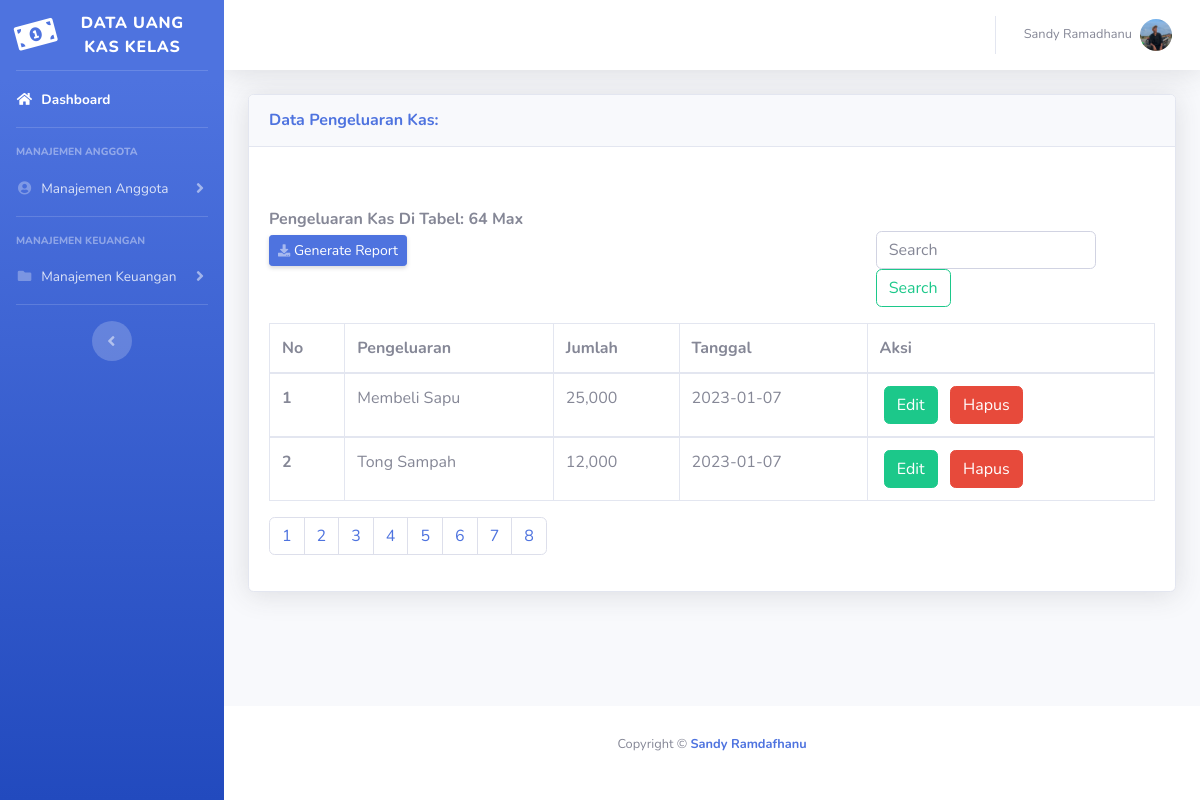
Page /daftar_out.php (signed in) on the committed database.
### tables this page shows
CREATE TABLE `keluar` (
  `id` int(25) NOT NULL,
  `nama` varchar(120) NOT NULL,
  `jumlah` varchar(200) NOT NULL,
  `tanggal` varchar(200) NOT NULL
);

### daftar_out.php (the view, shortened to what this page needs)
<?php
include 'config/koneksi.php';
 ?>
<!DOCTYPE html>
<html lang="en">
<head>
  <link href="vendor/fontawesome-free/css/all.min.css" rel="stylesheet" type="text/css">
  <link href="css/sb-admin-2.min.css" rel="stylesheet">
</head>
<body id="page-top">
  <div id="wrapper">
    <ul class="navbar-nav bg-gradient-primary sidebar sidebar-dark accordion" id="accordionSidebar">
      <a class="sidebar-brand d-flex align-items-center justify-content-center" href="index.php">
        <div class="sidebar-brand-icon rotate-n-15">
          <i class="fas fa-money-bill-alt"></i>
        </div>
        <div class="sidebar-brand-text mx-3">Data Uang Kas Kelas</div>
      </a>
      <hr class="sidebar-divider my-0">
      <li class="nav-item active">
        <a class="nav-link" href="index.php">
          <i class="fas fa-fw fa-home"></i>
          <span>Dashboard</span></a>
      </li>
      <hr class="sidebar-divider">
      <div class="sidebar-heading">
        Manajemen Anggota
      </div>
      <li class="nav-item">
        <a class="nav-link collapsed" href="#" data-toggle="collapse" data-target="#collapseTwo" aria-expanded="true" aria-controls="collapseTwo">
          <i class="fas fa-fw fa-user-circle"></i>
          <span>Manajemen Anggota</span>
        </a>
      </li>
      <hr class="sidebar-divider">
      <div class="sidebar-heading">
        Manajemen Keuangan
      </div>
      <li class="nav-item">
        <a class="nav-link collapsed" href="#" data-toggle="collapse" data-target="#collapseUtilities" aria-expanded="true" aria-controls="collapseUtilities">
          <i class="fas fa-fw fa-folder"></i>
          <span>Manajemen Keuangan</span>
        </a>
      </li>
      <hr class="sidebar-divider d-none d-md-block">
      <div class="text-center d-none d-md-inline">
        <button class="rounded-circle border-0" id="sidebarToggle"></button>
      </div>
    </ul>
    <div id="content-wrapper" class="d-flex flex-column">
      <div id="content">
        <nav class="navbar navbar-expand navbar-light bg-white topbar mb-4 static-top shadow">
          <ul class="navbar-nav ml-auto">
            <?php
          $pass = $_SESSION['password'];
          $sss = mysqli_query($conn, "select * from admin where password = '$pass'");
          $rrr = mysqli_fetch_array($sss);
          if($sss){
             ?>
            <li class="nav-item dropdown no-arrow">
              <a class="nav-link dropdown-toggle" href="#" id="userDropdown" role="button" data-toggle="dropdown" aria-haspopup="true" aria-expanded="false">
                <span class="mr-2 d-none d-lg-inline text-gray-600 small"><?php echo $rrr['nama']; ?></span>
                <img class="img-profile rounded-circle" src="img/<?php echo $rrr['foto']; ?>" alt="profile">
              </a>
            </li>
            <?php
}
             ?>
          </ul>
        </nav>
        <div class="container-fluid">
          <div class="card shadow mb-4">
            <div class="card-header py-3 d-flex flex-row align-items-center justify-content-between">
<h6 class="m-0 font-weight-bold text-primary">Data Pengeluaran Kas:</h6>
            </div>
            <div class="card-body">
              <?php
              $hal= 8;
              $page = (isset($_GET['page'])) ? (int)$_GET['page'] : 1;
              $start = ($page - 1) * $hal;
              $kap = $hal * $hal;
               ?>
               <div class="row mt-3">
               <div class="col-md-8  mt-4">
       <h7 class="m-0 font-weight-bold">Pengeluaran Kas Di Tabel: <?php echo $kap." Max"; ?></h7><br>
       <a href="export_keluar.php" class="d-none d-sm-inline-block btn btn-sm btn-primary shadow-sm mt-1"><i class="fas fa-download fa-sm text-white-50"></i> Generate Report</a>
               </div>
               <div class="col-md-4 mt-5 ">
                 <form class="form-inline my-2 my-lg-0" action="cari_keluar.php" method="get" name='cari'>
                       <input class="form-control mr-sm-2" type="search" placeholder="Search" aria-label="Search" name='cari'  required>
                       <button class="btn btn-outline-success my-2 my-sm-0" type="submit">Search</button>
                     </form>
               </div>
               </div>
               <div class="table-responsive service">
               <table class="table table-bordered table-hover  mt-3 text-nowrap css-serial">
               <thead>
                 <tr>
                   <th scope="col">No</th>
                   <th scope="col">Pengeluaran</th>
                   <th scope="col">Jumlah</th>
                   <th scope="col">Tanggal</th>
                   <th scope="col">Aksi</th>
                  </tr>
               </thead>
               <?php
               if(isset($_GET['cari'])){
                $cari=mysqli_real_escape_string($conn, $_GET['cari']);
                $brg=mysqli_query($conn, "select * from keluar where id like '%".$cari."%' or nama like '%".$cari."%'");
             if(mysqli_num_rows($brg) > 0){
                     echo "<div class='col-md-10 col-sm-12 col-xs-12 ml-5'>";
                     echo "<div class='alert alert-primary mt-4 ml-5' role='alert'>";
                     echo "<p><center>Data Yang Anda Cari  Ditemukan</center></p>";
                     echo   "</div>";
                     echo "</div>";
             }else{
                   echo "<div class='col-md-10 col-sm-12 col-xs-12 ml-5'>";
                   echo "<div class='alert alert-danger mt-4 ml-5' role='alert'>";
                   echo "<p><center>$cari Yang Anda Cari Tidak Ditemukan</center></p>";
                   echo   "</div>";
                   echo "</div>";
             }
              }else{
                $brg=mysqli_query($conn, "select * from keluar limit $start, $hal");
              }
             if(mysqli_num_rows($brg)){
                  while($row = mysqli_fetch_array($brg)){
                  ?>
               <tbody>
                 <tr>
                   <th scope="row"><?php echo $row['id'] ?></th>
                   <td><?php echo $row['nama'] ?></td>
                   <td><?php echo number_format($row['jumlah']) ?></td>
                   <td><?php echo $row['tanggal'] ?></td>
                   <td>&nbsp;<a href="edit_keluar.php?id=<?php echo $row['id']; ?>"><button type="button" class="btn btn-success">Edit</button></a> &nbsp; <a href="hapus_keluar.php?id=<?php echo $row['id']; ?>"><button type="button" class="btn btn-danger">Hapus</button></a> &nbsp;</td>
                 </tr>
               </tbody>
             <?php }}elseif(mysqli_num_rows($brg) <= 0 AND !$cari){
                     echo "<div class='col-md-10 col-sm-12 col-xs-12 ml-5'>";
                     echo "<div class='alert alert-danger mt-4 ml-5' role='alert'>";
                     echo "<p><center>Data Anda Masih Kosong</center></p>";
                     echo "</div>";
                     echo "</div>";
             } ?>
             </table>
             <nav aria-label="Page navigation example">
             <ul class="pagination">
               <?php
               for($x=1;$x<=$hal ;$x++){
                 ?>
                 <li class="page-item"><a class="page-link" href="?page=<?php echo $x ?>"><?php echo $x ?></a></li>
                 <?php
               }
               ?>
             </ul>
             </nav>
             </div>
            </div>
          </div>
        </div>
      </div>
      <footer class="sticky-footer bg-white">
        <div class="container my-auto">
          <div class="copyright text-center my-auto">
          <span><p class="mb-1">Copyright &copy; <a href="https://www.instagram.com/sandy_artz/" style="text-decoration: none;"><b>Sandy Ramdafhanu</b></a></p></span><br>
          </div>
        </div>
      </footer>
    </div>
  </div>
</body>
</html>

### rows in the picture
keluar: id "1", nama "Membeli Sapu", jumlah "25,000", tanggal "2023-01-07"
keluar: id "2", nama "Tong Sampah", jumlah "12,000", tanggal "2023-01-07"

### other values in the picture
$rrr['nama'] "Sandy Ramadhanu"
$kap "64"
